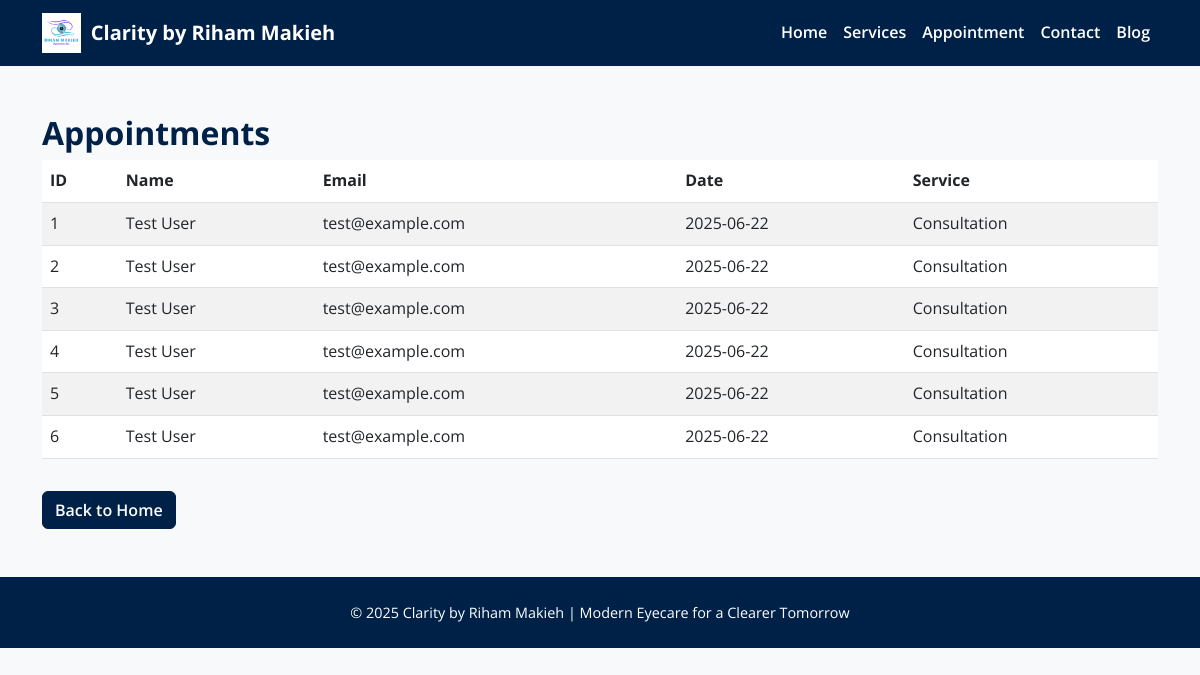
Page /view-appointments on the earlier database version.
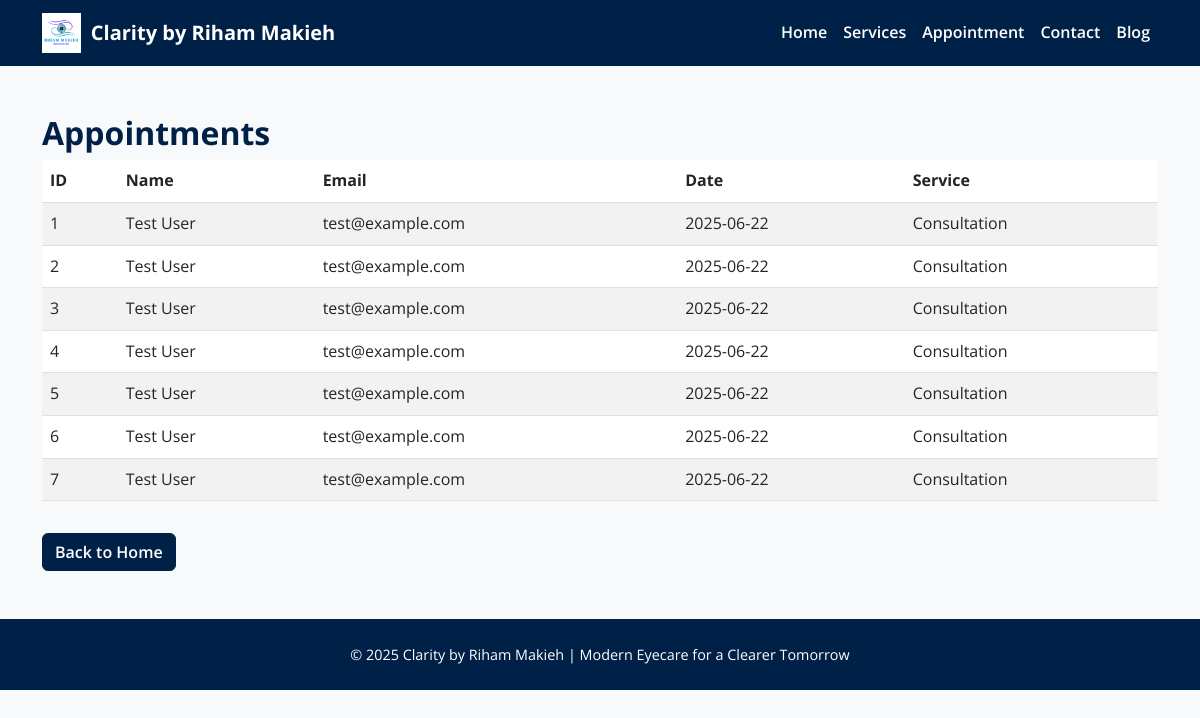
Same page on the later database version.
### tables this page shows
CREATE TABLE appointments (
            id INTEGER PRIMARY KEY AUTOINCREMENT,
            name TEXT,
            email TEXT,
            date TEXT,
            service TEXT
        );

### app.py (the view)
@app.route('/view-appointments')
def view_appointments():
    conn = sqlite3.connect('appointments.db')
    c = conn.cursor()
    c.execute("SELECT id, name, email, date, service FROM appointments")
    appointments = c.fetchall()
    conn.close()
    return render_template('view_appointments.html', appointments=appointments)

### templates/view_appointments.html
{% extends "base.html" %}
{% block content %}
<h2>Appointments</h2>
{% if appointments %}
<table class="table table-striped">
    <thead>
        <tr>
            <th>ID</th><th>Name</th><th>Email</th><th>Date</th><th>Service</th>
        </tr>
    </thead>
    <tbody>
        {% for a in appointments %}
        <tr>
            <td>{{ a[0] }}</td>
            <td>{{ a[1] }}</td>
            <td>{{ a[2] }}</td>
            <td>{{ a[3] }}</td>
            <td>{{ a[4] }}</td>
        </tr>
        {% endfor %}
    </tbody>
</table>
{% else %}
<p>No appointments found.</p>
{% endif %}
<a href="{{ url_for('home') }}" class="btn btn-primary mt-3">Back to Home</a>
{% endblock %}

Differences in the rows shown:
added appointments: id "7", name "Test User", email "test@example.com", date "2025-06-22", service "Consultation"
